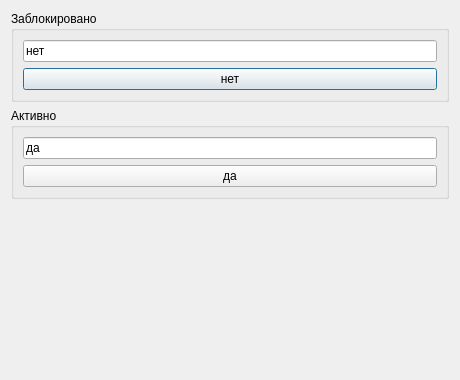
<?xml version="1.0" encoding="UTF-8"?>
<ui version="4.0"><class>Dialog</class><widget class="QDialog" name="Dialog"><property name="geometry"><rect><x>0</x><y>0</y><width>460</width><height>380</height></rect></property><property name="windowTitle"><string>#113 groups/198_group_disabled</string></property><layout class="QVBoxLayout" name="verticalLayout"><property name="leftMargin"><number>11</number></property><property name="topMargin"><number>11</number></property><property name="rightMargin"><number>11</number></property><property name="bottomMargin"><number>11</number></property><property name="spacing"><number>6</number></property><item><widget class="QGroupBox" name="g1"><property name="title"><string>Заблокировано</string></property><layout class="QVBoxLayout" name="g1Layout"><property name="leftMargin"><number>9</number></property><property name="topMargin"><number>9</number></property><property name="rightMargin"><number>9</number></property><property name="bottomMargin"><number>9</number></property><property name="spacing"><number>6</number></property><item><widget class="QLineEdit" name="e1"><property name="text"><string>нет</string></property></widget></item><item><widget class="QPushButton" name="b1"><property name="text"><string>нет</string></property></widget></item></layout></widget></item><item><widget class="QGroupBox" name="g2"><property name="title"><string>Активно</string></property><layout class="QVBoxLayout" name="g2Layout"><property name="leftMargin"><number>9</number></property><property name="topMargin"><number>9</number></property><property name="rightMargin"><number>9</number></property><property name="bottomMargin"><number>9</number></property><property name="spacing"><number>6</number></property><item><widget class="QLineEdit" name="e2"><property name="text"><string>да</string></property></widget></item><item><widget class="QPushButton" name="b2"><property name="text"><string>да</string></property></widget></item></layout></widget></item><item><spacer name="verticalSpacer"><property name="orientation"><enum>Qt::Orientation::Vertical</enum></property><property name="sizeHint" stdset="0"><size><width>40</width><height>20</height></size></property></spacer></item></layout></widget></ui>
